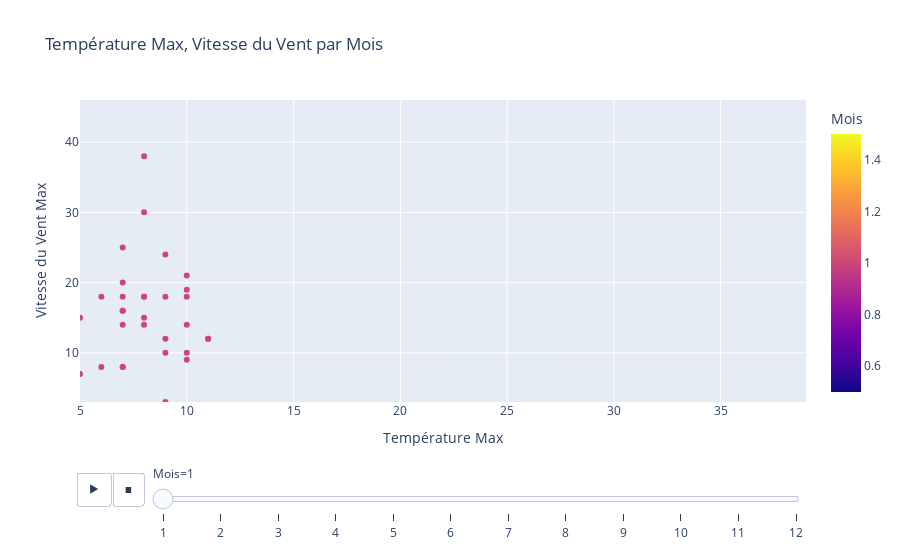

Source (notebook cell):
### Markdown cell above
## 3D Chart are impressive, but not readable, let's try another thing with the same data.
## Dynamic chart !

Tip : You can force the scale of an axis with update axes. For example, to have a X-axis between 0 and 20, you should use :
`fig.update_xaxes(range=[0, 20])`.
And of course, it's is the same for Y-axis with `update_yaxes`.

### Code cell
# Draw a scatterplot with Max Temperature on X-axis, Windspeed on Y-axis (same as previously), and Month on animation_frame argument.

#Complete this code

range_x = [
    df['MAX_TEMPERATURE_C'].min(),
    df['MAX_TEMPERATURE_C'].max()
]
range_y = [
    df['WINDSPEED_MAX_KMH'].min(),
    df['WINDSPEED_MAX_KMH'].max()
]

fig = px.scatter(
    df,
    x="MAX_TEMPERATURE_C",
    y="WINDSPEED_MAX_KMH",
    animation_frame="MONTH",
    color="MONTH",
    title="Température Max, Vitesse du Vent par Mois",
    labels={
        "MAX_TEMPERATURE_C": "Température Max",
        "WINDSPEED_MAX_KMH": "Vitesse du Vent Max",
        "MONTH": "Mois"
    },
    range_x=range_x,
    range_y=range_y
)

#Complete this code
fig.show()


# You can push the play button below. That's cool, it's dynamic and readable !
# But... hey ! My dots are going away outside of my chart ! You have to catch them ! (or maybe just change the default value of the scale axis range)

### Figure 1 — Plotly figure (JSON) as saved in the notebook; plotly's stock layout.template omitted (floating-point values rounded to 4 significant figures)
{"data": [{"hovertemplate": "Mois=%{marker.color}<br>Température Max=%{x}<br>Vitesse du Vent Max=%{y}<extra></extra>", "legendgroup": "", "marker": {"color": [1, 1, 1, 1, 1, 1, 1, 1, 1, 1, 1, 1, 1, 1, 1, 1, 1, 1, 1, 1, 1, 1, 1, 1, 1, 1, 1, 1, 1, 1, 1], "coloraxis": "coloraxis", "symbol": "circle"}, "mode": "markers", "name": "", "orientation": "v", "showlegend": false, "type": "scatter", "x": [9, 8, 6, 5, 6, 5, 10, 10, 7, 7, 10, 9, 10, 10, 9, 8, 9, 7, 11, 7, 7, 8, 7, 7, 11, 10, 8, 8, 9, 7, 8], "xaxis": "x", "y": [10, 18, 18, 15, 8, 7, 9, 18, 18, 14, 10, 12, 19, 14, 3, 15, 18, 16, 12, 16, 8, 18, 25, 8, 12, 21, 38, 14, 24, 20, 30], "yaxis": "y"}], "layout": {"coloraxis": {"colorbar": {"title": {"text": "Mois"}}, "colorscale": [[0, "#0d0887"], [0.1111, "#46039f"], [0.2222, "#7201a8"], [0.3333, "#9c179e"], [0.4444, "#bd3786"], [0.5556, "#d8576b"], [0.6667, "#ed7953"], [0.7778, "#fb9f3a"], [0.8889, "#fdca26"], [1, "#f0f921"]]}, "legend": {"tracegroupgap": 0}, "sliders": [{"active": 0, "currentvalue": {"prefix": "Mois="}, "len": 0.9, "pad": {"b": 10, "t": 60}, "steps": [{"args": [["1"], {"frame": {"duration": 0, "redraw": false}, "fromcurrent": true, "mode": "immediate", "transition": {"duration": 0, "easing": "linear"}}], "label": "1", "method": "animate"}, {"args": [["2"], {"frame": {"duration": 0, "redraw": false}, "fromcurrent": true, "mode": "immediate", "transition": {"duration": 0, "easing": "linear"}}], "label": "2", "method": "animate"}, {"args": [["3"], {"frame": {"duration": 0, "redraw": false}, "fromcurrent": true, "mode": "immediate", "transition": {"duration": 0, "easing": "linear"}}], "label": "3", "method": "animate"}, {"args": [["4"], {"frame": {"duration": 0, "redraw": false}, "fromcurrent": true, "mode": "immediate", "transition": {"duration": 0, "easing": "linear"}}], "label": "4", "method": "animate"}, {"args": [["5"], {"frame": {"duration": 0, "redraw": false}, "fromcurrent": true, "mode": "immediate", "transition": {"duration": 0, "easing": "linear"}}], "label": "5", "method": "animate"}, {"args": [["6"], {"frame": {"duration": 0, "redraw": false}, "fromcurrent": true, "mode": "immediate", "transition": {"duration": 0, "easing": "linear"}}], "label": "6", "method": "animate"}, {"args": [["7"], {"frame": {"duration": 0, "redraw": false}, "fromcurrent": true, "mode": "immediate", "transition": {"duration": 0, "easing": "linear"}}], "label": "7", "method": "animate"}, {"args": [["8"], {"frame": {"duration": 0, "redraw": false}, "fromcurrent": true, "mode": "immediate", "transition": {"duration": 0, "easing": "linear"}}], "label": "8", "method": "animate"}, {"args": [["9"], {"frame": {"duration": 0, "redraw": false}, "fromcurrent": true, "mode": "immediate", "transition": {"duration": 0, "easing": "linear"}}], "label": "9", "method": "animate"}, {"args": [["10"], {"frame": {"duration": 0, "redraw": false}, "fromcurrent": true, "mode": "immediate", "transition": {"duration": 0, "easing": "linear"}}], "label": "10", "method": "animate"}, {"args": [["11"], {"frame": {"duration": 0, "redraw": false}, "fromcurrent": true, "mode": "immediate", "transition": {"duration": 0, "easing": "linear"}}], "label": "11", "method": "animate"}, {"args": [["12"], {"frame": {"duration": 0, "redraw": false}, "fromcurrent": true, "mode": "immediate", "transition": {"duration": 0, "easing": "linear"}}], "label": "12", "method": "animate"}], "x": 0.1, "xanchor": "left", "y": 0, "yanchor": "top"}], "title": {"text": "Température Max, Vitesse du Vent par Mois"}, "updatemenus": [{"buttons": [{"args": [null, {"frame": {"duration": 500, "redraw": false}, "fromcurrent": true, "mode": "immediate", "transition": {"duration": 500, "easing": "linear"}}], "label": "&#9654;", "method": "animate"}, {"args": [[null], {"frame": {"duration": 0, "redraw": false}, "fromcurrent": true, "mode": "immediate", "transition": {"duration": 0, "easing": "linear"}}], "label": "&#9724;", "method": "animate"}], "direction": "left", "pad": {"r": 10, "t": 70}, "showactive": false, "type": "buttons", "x": 0.1, "xanchor": "right", "y": 0, "yanchor": "top"}], "xaxis": {"anchor": "y", "domain": [0, 1], "range": [5, 39], "title": {"text": "Température Max"}}, "yaxis": {"anchor": "x", "domain": [0, 1], "range": [3, 46], "title": {"text": "Vitesse du Vent Max"}}}}
